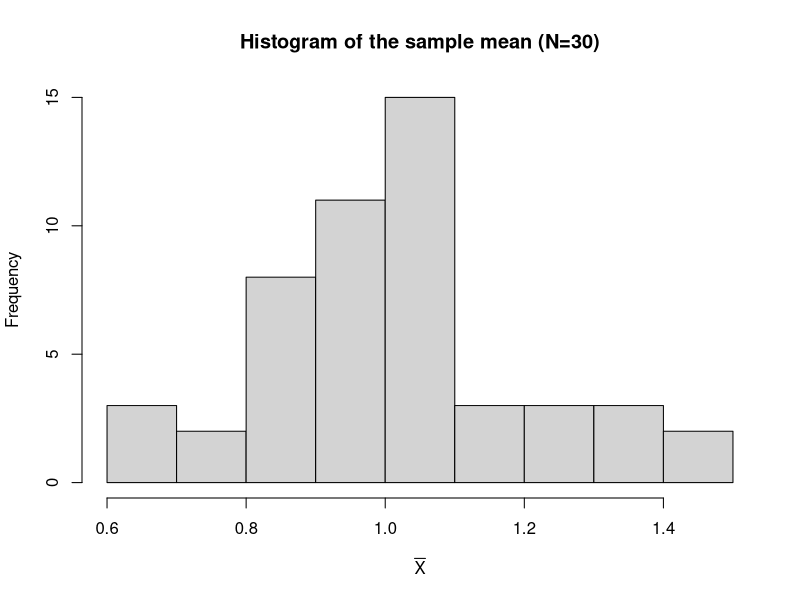
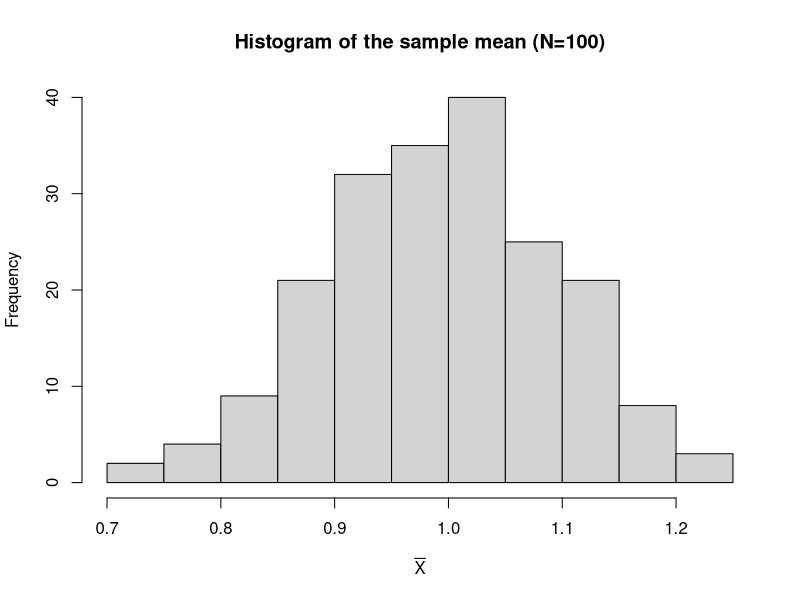
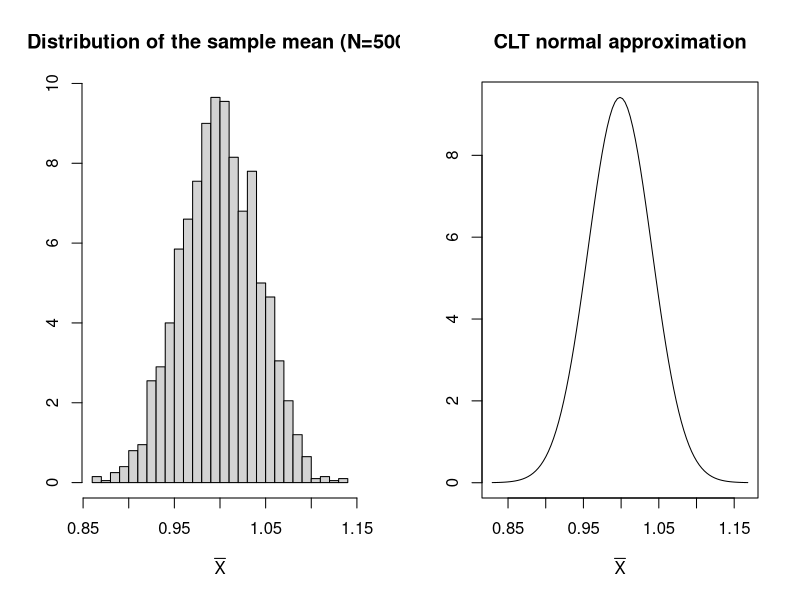
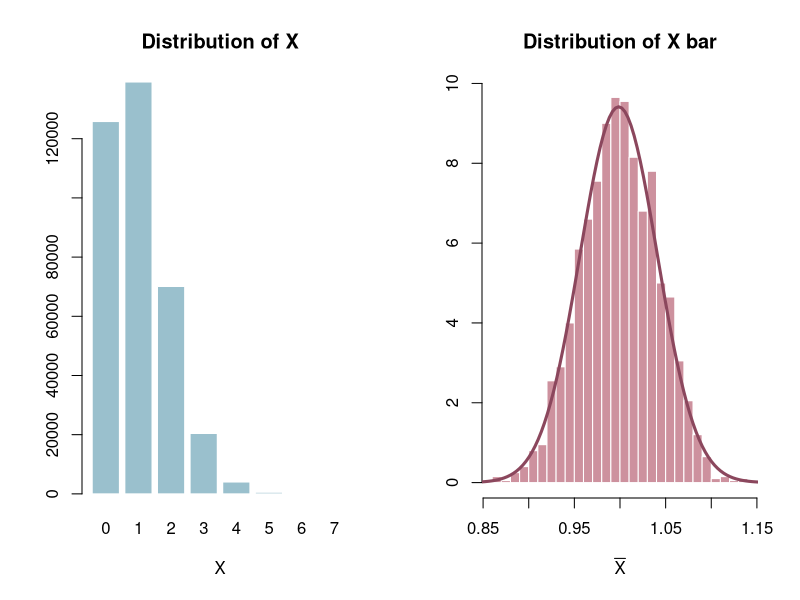

These charts were generated, in order, by the following R code:
## ---- chunk 1
knitr::opts_chunk$set(echo = TRUE)
rm(list=ls())
## ---- chunk 2
#This is the so-called truth
nstudents = 360000
nexam = 10
prob_cheat = 0.1
set.seed(802)
pop = data.frame("studentID" = 1:nstudents,
                 "cheat" = rbinom(nstudents, nexam, prob_cheat))
## ---- chunk 3
#This is the so-called truth
nstudents = 360000
nexam = 10
prob_cheat = 0.1
set.seed(802)
pop = data.frame("studentID" = 1:nstudents,
                 "cheat" = rbinom(nstudents, nexam, prob_cheat))
#Now forget the fact that we create this. Just imagine it is just... life!
head(pop,10)
## ---- chunk 4
sample_size = 30 #Number of students you draw out every time of investigation
nrep = 50 #You do it nrep times
## ---- chunk 5
#Taking samples from the population
pop[sample(1:nstudents, size = sample_size, replace = FALSE),] 
## ---- chunk 6
cat(mean(pop[sample(1:nstudents, size = sample_size, replace = FALSE),2]))
## ---- chunk 7
#Taking samples from the population
sample_size = 30 #Number of students you draw out every time of investigation
nrep = 50 #You do it nrep times

sample_mean = rep(NA, nrep) #You don't need to learn to code this
set.seed(802)
for(i in 1:nrep) {
  #Here you randomly draw a sample_size students to investigate their behavior
  sample = pop[sample(1:nstudents, size = sample_size, replace = FALSE),] 
  #then you compute the mean number of cheated exams (over nexam)
  sample_mean[i] = mean(sample$cheat)
}
hist(sample_mean, main = "Histogram of the sample mean (N=30)",
     xlab = expression(bar(X)))
## ---- chunk 8
#Taking samples from the population
sample_size_100 = 100 #Number of students you draw out every time of investigation
nrep_200 = 200 #You do it nrep times
## ---- chunk 9
sample_mean = rep(NA, nrep_200) #You don't need to learn to code this
for(i in 1:nrep_200) {
  #Here you randomly draw a sample_size students to investigate their behavior
  sample = pop[sample(1:nstudents, size = sample_size_100, replace = FALSE),] 
  #then you compute the mean number of cheated exams (over nexam)
  sample_mean[i] = mean(sample$cheat)
}
hist(sample_mean, 15, main = "Histogram of the sample mean (N=100)",
     xlab = expression(bar(X)))
## ---- chunk 10
sample_size_500 = 500
sample_mean = rep(NA, 2000) #You don't need to learn to code this
for(i in 1:2000) {
  #Here you randomly draw a sample_size students to investigate their behavior
  sample = pop[sample(1:nstudents, size = sample_size_500 , replace = FALSE),] 
  #then you compute the mean number of cheated exams (over nexam)
  sample_mean[i] = mean(sample$cheat)
}

# Parameters of the approximated normal distribution suggested my the CLT
mu = mean(pop$cheat) #population mean
sigma_squared = var(pop$cheat) #population variance
sigma_squared_clt = sigma_squared/sample_size_500 #variance as per the CLT formula

{#visualization
par(mfrow = c(1,2))
hist(sample_mean, main = paste("Distribution of the sample mean (N=",sample_size_500,")", sep = ""), 30,
     freq = F, ylab = "", xlab = expression(bar(X)))#, xlim = c(0,0.76))
curve(dnorm(x, mean = mu, sd = sqrt(sigma_squared_clt)),
      main = "CLT normal approximation", ylab = "", xlab = expression(bar(X)),
      #from = 0, to = 0.76)
      from = mu-4*sqrt(sigma_squared_clt),
      to = mu+4*sqrt(sigma_squared_clt))
}
## ---- chunk 11
prob_sample = sum(sample_mean < 1)/length(sample_mean)
prob_clt = pnorm(1, mean = mu, sd = sqrt(sigma_squared_clt))
## ---- chunk 12
prob_sample = sum(sample_mean > 0.92 & sample_mean < 1.08 )/length(sample_mean)
prob_clt = pnorm(1.08, mean = mu, sd = sqrt(sigma_squared_clt)) - pnorm(0.92, mean = mu, sd = sqrt(sigma_squared_clt))
## ---- chunk 13
par(mfrow = c(1,2))
barplot(table(pop$cheat), main = "Distribution of X", border = F, col = "lightblue3", xlab = "X")
hist(sample_mean, main = "Distribution of X bar", 30, border = F, freq = F, col = "pink3", xlab = expression(bar(X)), ylab = "")
curve(dnorm(x, mean = mu, sd = sqrt(sigma_squared_clt)), add = TRUE, col = "palevioletred4", lwd = 3,
      main = "CLT normal approximation", ylab = "",
      from = mu-4*sqrt(sigma_squared_clt),
      to = mu+4*sqrt(sigma_squared_clt))
